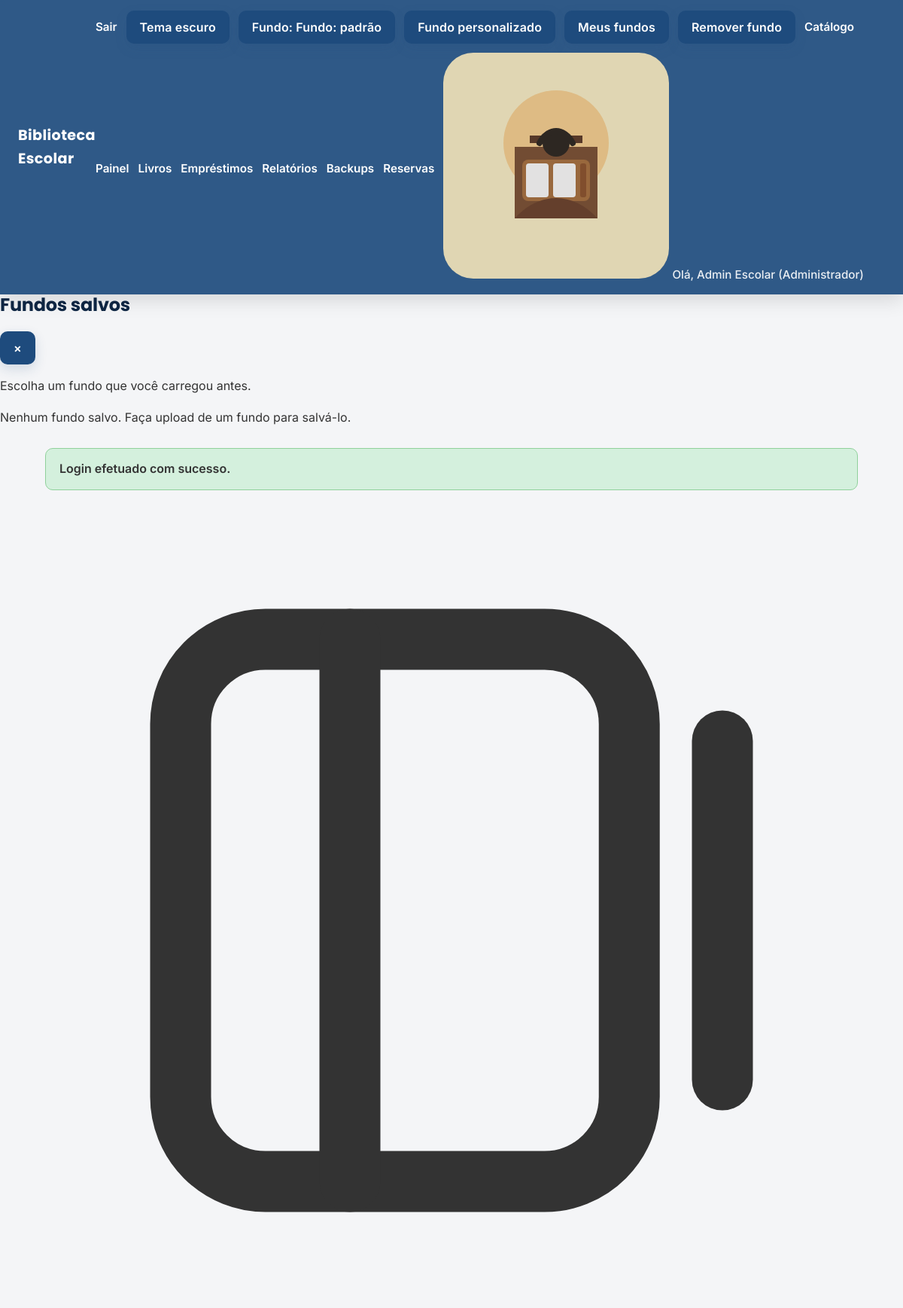
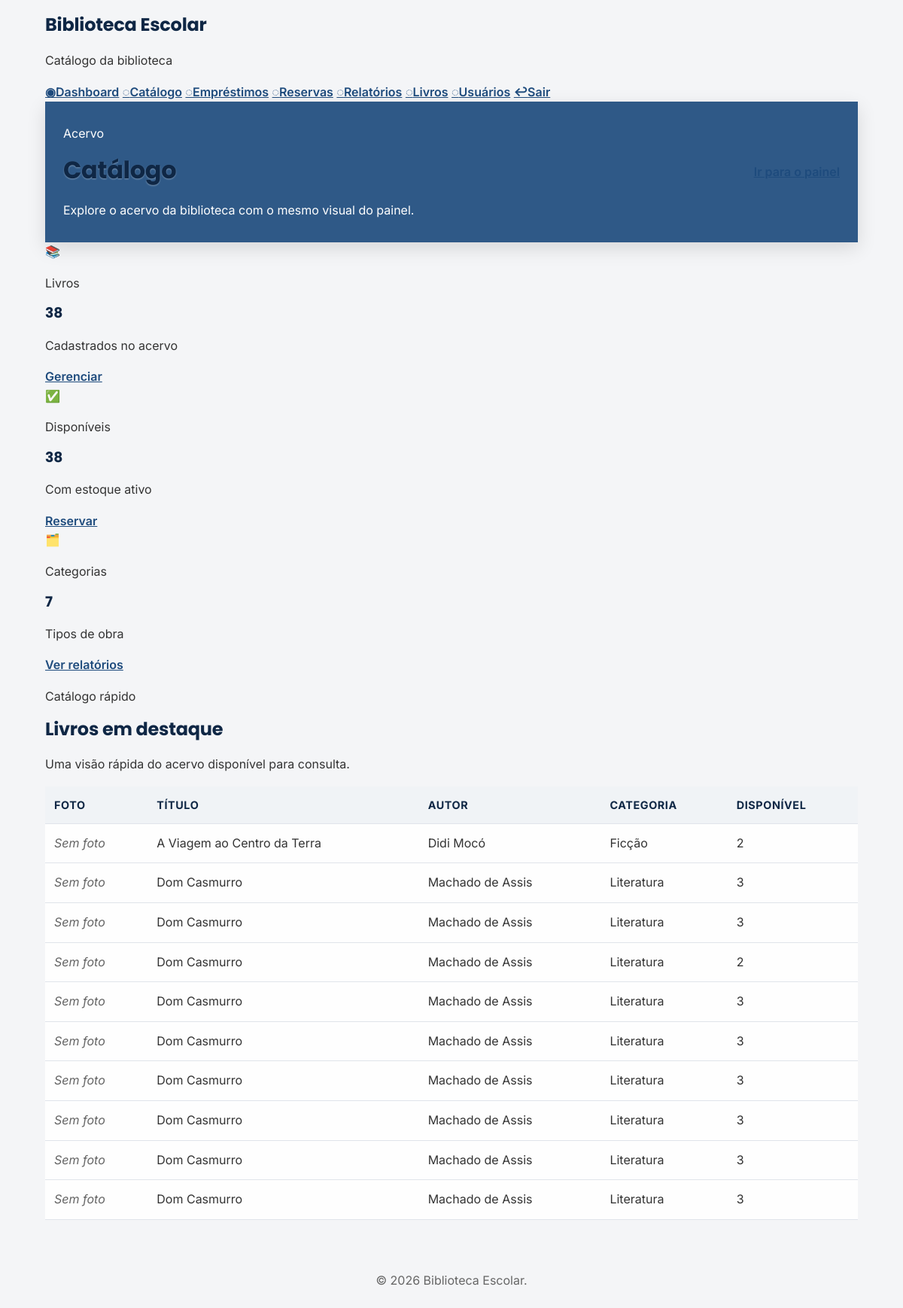
The page / (signed in) on the database its author committed (2 pictures, top to bottom).
### tables this page shows
CREATE TABLE books (
        id INTEGER PRIMARY KEY AUTOINCREMENT,
        title TEXT NOT NULL,
        author TEXT NOT NULL,
        category TEXT NOT NULL,
        isbn TEXT,
        publisher TEXT,
        year INTEGER,
        quantity INTEGER NOT NULL DEFAULT 0,
        shelf TEXT,
        internal_code TEXT,
        cover_path TEXT,
        created_at TEXT NOT NULL DEFAULT CURRENT_TIMESTAMP
    , pdf_path TEXT, barcode TEXT);

### includes/auth.php (called while the page is built, shortened)
<?php
function current_user(): ?array{    return $_SESSION['user'] ?? null;}function is_logged_in(): bool{    return current_user() !== null;}

### includes/functions.php (called while the page is built, shortened)
<?php
require_once __DIR__ . '/auth.php';
function h(string $value): string
{
    return htmlspecialchars($value, ENT_QUOTES, 'UTF-8');
}

### index.php (the view, shortened to what this page needs)
<?php
require_once __DIR__ . '/includes/header.php';
$books = [];
$hasData = true;
$totalBooks = 0;
$availableBooks = 0;
$categoryCount = 0;
try {
    $db = get_db();
    $stmt = $db->query('SELECT id, title, author, category, quantity, cover_path FROM books ORDER BY title LIMIT 10');
    $books = $stmt->fetchAll();
    $statsStmt = $db->query('SELECT COUNT(*) AS total_books, SUM(CASE WHEN quantity > 0 THEN 1 ELSE 0 END) AS available_books, COUNT(DISTINCT category) AS category_count FROM books');
    $stats = $statsStmt->fetch();
    $totalBooks = (int)($stats['total_books'] ?? 0);
    $availableBooks = (int)($stats['available_books'] ?? 0);
    $categoryCount = (int)($stats['category_count'] ?? 0);
} catch (Exception $e) {
    $hasData = false;
}
?>
<div class="dashboard-shell">
    <aside class="dashboard-sidebar">
        <div>
            <div class="sidebar-brand">
                <div class="brand-mark">
                    <svg viewBox="0 0 24 24" fill="none" stroke="currentColor" stroke-width="1.8" stroke-linecap="round" stroke-linejoin="round">
                        <path d="M4 6.5A2.5 2.5 0 0 1 6.5 4h8.25A2.5 2.5 0 0 1 17.25 6.5v11A2.5 2.5 0 0 1 14.75 20H6.5A2.5 2.5 0 0 1 4 17.5z"></path>
                        <path d="M9 4v16"></path>
                        <path d="M20 7v10"></path>
                    </svg>
                </div>
                <div>
                    <h2>Biblioteca Escolar</h2>
                    <p>Catálogo da biblioteca</p>
                </div>
            </div>
            <nav class="sidebar-nav" aria-label="Menu principal">
                <a class="nav-item" href="dashboard.php"><span class="nav-icon">◉</span><span>Dashboard</span></a>
                <a class="nav-item active" href="index.php"><span class="nav-icon">◌</span><span>Catálogo</span></a>
                <a class="nav-item" href="loans.php"><span class="nav-icon">◌</span><span>Empréstimos</span></a>
                <a class="nav-item" href="reservations.php"><span class="nav-icon">◌</span><span>Reservas</span></a>
                <a class="nav-item" href="reports.php"><span class="nav-icon">◌</span><span>Relatórios</span></a>
                <a class="nav-item" href="books.php"><span class="nav-icon">◌</span><span>Livros</span></a>
                <a class="nav-item" href="register.php"><span class="nav-icon">◌</span><span>Usuários</span></a>
                <a class="sidebar-logout nav-item" href="logout.php"><span class="nav-icon">↩</span><span>Sair</span></a>
            </nav>
        </div>
    </aside>
    <div class="dashboard-main-panel">
        <header class="dashboard-topbar">
            <div>
                <p class="eyebrow">Acervo</p>
                <h1>Catálogo</h1>
                <p class="topbar-subtitle">Explore o acervo da biblioteca com o mesmo visual do painel.</p>
            </div>
            <div class="topbar-actions">
                <?php if (is_logged_in()): ?>
                    <a class="primary-btn" href="dashboard.php">Ir para o painel</a>
                <?php else: ?>
                    <a class="primary-btn" href="login.php">Entrar no sistema</a>
                <?php endif; ?>
            </div>
        </header>
        <section class="stats-grid" aria-label="Resumo do catálogo">
            <article class="stat-card stat-books">
                <div class="stat-icon">📚</div>
                <div>
                    <p class="stat-label">Livros</p>
                    <h3><?php echo (int)$totalBooks; ?></h3>
                    <p class="stat-meta">Cadastrados no acervo</p>
                </div>
                <a href="books.php">Gerenciar</a>
            </article>
            <article class="stat-card stat-loans">
                <div class="stat-icon">✅</div>
                <div>
                    <p class="stat-label">Disponíveis</p>
                    <h3><?php echo (int)$availableBooks; ?></h3>
                    <p class="stat-meta">Com estoque ativo</p>
                </div>
                <a href="reservations.php">Reservar</a>
            </article>
            <article class="stat-card stat-reservations">
                <div class="stat-icon">🗂️</div>
                <div>
                    <p class="stat-label">Categorias</p>
                    <h3><?php echo (int)$categoryCount; ?></h3>
                    <p class="stat-meta">Tipos de obra</p>
                </div>
                <a href="reports.php">Ver relatórios</a>
            </article>
        </section>
        <section class="panel table-panel">
            <div class="panel-header">
                <div>
                    <p class="panel-eyebrow">Catálogo rápido</p>
                    <h2>Livros em destaque</h2>
                    <p class="panel-subtitle">Uma visão rápida do acervo disponível para consulta.</p>
                </div>
            </div>
            <?php if (!$hasData): ?>
                <p class="empty-state">O banco de dados ainda não foi inicializado. Execute <a href="setup.php">setup.php</a> para criar o esquema e dados iniciais.</p>
            <?php elseif (empty($books)): ?>
                <p class="empty-state">Nenhum livro encontrado no catálogo.</p>
            <?php else: ?>
                <div class="table-wrapper">
                    <table class="dashboard-table">
                        <thead>
                            <tr>
                                <th>Foto</th>
                                <th>Título</th>
                                <th>Autor</th>
                                <th>Categoria</th>
                                <th>Disponível</th>
                            </tr>
                        </thead>
                        <tbody>
                            <?php foreach ($books as $book): ?>
                                <tr>
                                    <td>
                                        <?php if (!empty($book['cover_path'])): ?>
                                            <img src="<?php echo h(base_url($book['cover_path'])); ?>" alt="Foto do livro" style="max-width: 60px; max-height: 60px; object-fit: cover; border-radius: 12px;">
                                        <?php else: ?>
                                            <span class="muted">Sem foto</span>
                                        <?php endif; ?>
                                    </td>
                                    <td><?php echo h($book['title']); ?></td>
                                    <td><?php echo h($book['author']); ?></td>
                                    <td><?php echo h($book['category']); ?></td>
                                    <td><?php echo (int)$book['quantity']; ?></td>
                                </tr>
                            <?php endforeach; ?>
                        </tbody>
                    </table>
                </div>
            <?php endif; ?>
        </section>
    </div>
</div>
<?php require_once __DIR__ . '/includes/footer.php';

### css/style.css (style rules this page uses)
:root { --bg: #f4f5f7; --text: #333; --header-bg: #1e4b7d; --header-text: #ffffff; --card-bg: #ffffff; --border: #e0e4ea; --input-bg: #ffffff; --input-border: #ccd0d9; --button-bg: #1e4b7d; --button-color: #ffffff; --button-hover: #153b61; --link-color: #1e4b7d; --table-bg: #ffffff; --footer-text: #666; --flash-success-bg: #d4f0dd; --flash-success-border: #8fd19b; --flash-error-bg: #ffe4e1; --flash-error-border: #e11d48; --action-bg: #0f6d3f; --action-hover: #0b562f; --font-sans: "Inter", "Segoe UI", Roboto, Arial, sans-serif; --font-heading: "Poppins", "Inter", "Segoe UI", sans-serif; }
body { margin: 0; font-family: var(--font-sans); font-size: 16px; line-height: 1.6; background: linear-gradient(rgba(7, 18, 34, 0.72), rgba(7, 18, 34, 0.72)), url('../img/library-bg.jpg') center/cover fixed; color: var(--text); min-height: 100vh; transition: background 0.2s ease; -webkit-font-smoothing: antialiased; text-rendering: optimizeLegibility; }
body.no-image { background: var(--bg); }
header { background: rgba(30, 75, 125, 0.92); color: var(--header-text); padding: 14px 24px; display: flex; align-items: center; justify-content: space-between; backdrop-filter: blur(4px); box-shadow: 0 8px 24px rgba(0, 0, 0, 0.12); }
h1, h2, h3, h4 { font-family: var(--font-heading); line-height: 1.2; margin-top: 0; color: #0f2745; font-weight: 700; letter-spacing: -0.01em; text-shadow: 0 1px 2px rgba(255, 255, 255, 0.35); }
.muted { color: var(--footer-text); font-style: italic; }
a { color: var(--link-color); font-weight: 600; }
table { width: 100%; border-collapse: collapse; margin-top: 12px; background: rgba(255, 255, 255, 0.9); }
table th, table td { padding: 13px 12px; border-bottom: 1px solid var(--border); text-align: left; color: var(--text); vertical-align: middle; }
table th { font-size: 0.9rem; font-weight: 700; text-transform: uppercase; letter-spacing: 0.04em; color: #0f2745; background: rgba(30, 75, 125, 0.06); }

### rows shown on the page
books: shows "Sem foto", title "A Viagem ao Centro da Terra", author "Didi Mocó", category "Ficção", quantity "2"
books: shows "Sem foto", title "Dom Casmurro", author "Machado de Assis", category "Literatura", quantity "3"
books: shows "Sem foto", title "Dom Casmurro", author "Machado de Assis", category "Literatura", quantity "3"
books: shows "Sem foto", title "Dom Casmurro", author "Machado de Assis", category "Literatura", quantity "2"
books: shows "Sem foto", title "Dom Casmurro", author "Machado de Assis", category "Literatura", quantity "3"
books: shows "Sem foto", title "Dom Casmurro", author "Machado de Assis", category "Literatura", quantity "3"
books: shows "Sem foto", title "Dom Casmurro", author "Machado de Assis", category "Literatura", quantity "3"
books: shows "Sem foto", title "Dom Casmurro", author "Machado de Assis", category "Literatura", quantity "3"
books: shows "Sem foto", title "Dom Casmurro", author "Machado de Assis", category "Literatura", quantity "3"
books: shows "Sem foto", title "Dom Casmurro", author "Machado de Assis", category "Literatura", quantity "3"

### other values the page prints
SITE_NAME "Biblioteca Escolar"
$user['name'] "Admin Escolar"
$user['role_name'] "Administrador"
$flash['message'] "Login efetuado com sucesso."
$totalBooks "38"
$availableBooks "38"
$categoryCount "7"
